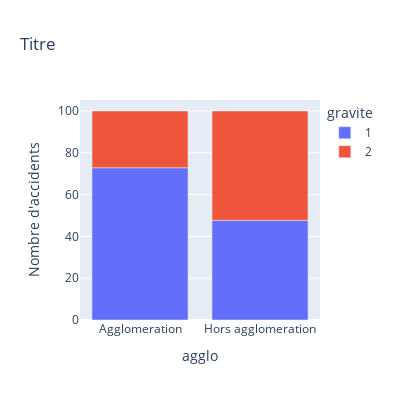

Notebook code cell kept with this figure:
### Code cell
diag_barres_interactif(df_accidents, "agglo")

### Figure 1 — Plotly figure (JSON) as saved in the notebook; plotly's stock layout.template omitted (floating-point values rounded to 4 significant figures)
{"data": [{"alignmentgroup": "True", "hovertemplate": "gravite=1<br>agglo=%{x}<br>Nombre d'accidents=%{y}<extra></extra>", "legendgroup": "1", "marker": {"color": "#636efa", "pattern": {"shape": ""}}, "name": "1", "offsetgroup": "1", "orientation": "v", "showlegend": true, "textposition": "auto", "type": "bar", "x": ["Agglomeration", "Hors agglomeration"], "xaxis": "x", "y": [72.86, 47.66], "yaxis": "y"}, {"alignmentgroup": "True", "hovertemplate": "gravite=2<br>agglo=%{x}<br>Nombre d'accidents=%{y}<extra></extra>", "legendgroup": "2", "marker": {"color": "#EF553B", "pattern": {"shape": ""}}, "name": "2", "offsetgroup": "2", "orientation": "v", "showlegend": true, "textposition": "auto", "type": "bar", "x": ["Agglomeration", "Hors agglomeration"], "xaxis": "x", "y": [27.14, 52.34], "yaxis": "y"}], "layout": {"barmode": "relative", "height": 400, "legend": {"title": {"text": "gravite"}, "tracegroupgap": 0}, "title": {"text": "Titre"}, "width": 400, "xaxis": {"anchor": "y", "domain": [0, 1], "title": {"text": "agglo"}}, "yaxis": {"anchor": "x", "domain": [0, 1], "title": {"text": "Nombre d'accidents"}}}}
